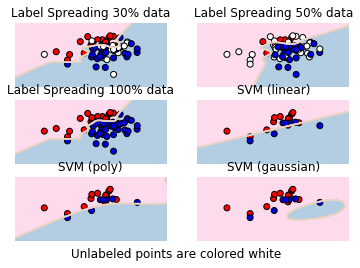

Source code (Python):
#!/usr/bin/env python3
# -*- coding: utf-8 -*-
"""
Created on Sat Feb 22 22:44:58 2020

@author: hteza
"""

# as I can recall from the class
# We have to model SVM with 20 labelled data
# but the label propagation with the full dataset ( except for specified 30% 50% and 100%)

import pandas as pd
import numpy as np
from matplotlib import pyplot as plt
from sklearn import svm
from sklearn.semi_supervised import LabelSpreading

df_colon=pd.read_csv("/Users/hteza/Desktop/Class/RADS602/colon.csv")

#######################################################################

# for propagation
X = df_colon [{'T62947', 'H64807'}]
X = X.to_numpy()
y = df_colon['Class']
y = np.where(y==1,y,0)

rng = np.random.RandomState(0)


y_30 = np.copy(y)
y_30[rng.rand(len(y))<0.3]=-1

y_50 = np.copy(y)
y_50[rng.rand(len(y))<0.5]=-1

# e here is just a blank variable
e = 0
ls30 = (LabelSpreading().fit(X,y_30),y_30,e)
ls50 = (LabelSpreading().fit(X,y_50),y_50,e)
ls100 = (LabelSpreading().fit(X,y),y,e)

#######################################################################

# for SVM
df_sam = df_colon [{'T62947', 'H64807', 'Class'}]

# randomly select 42 samples without replacement
# they will become unlabelled
df_unlab = df_sam.sample(n=42, replace=False, random_state=1)
#df_unlab.to_csv("df_unlabelled_42_before_unlabelling.csv")

# to find out the rest, merge the 42 with original in a new dataframe
# those rows existing on original only means they are not in 42 samples
# they will be labelled

df_lab = pd.merge(df_sam, df_unlab, how='outer', indicator=True)
df_lab = df_lab.loc[df_lab._merge=='left_only',['T62947', 'H64807', 'Class']]
#df_lab.to_csv("df_labelled_20.csv")

X_train = df_lab [{'T62947', 'H64807'}]
X_train = X_train.to_numpy()
y_train = df_lab ['Class']
y_train = np.where(y_train==1,y_train,0)

#X_test = df_unlab [{'T62947', 'H64807'}]
#X_test = X_test.to_numpy()
#y_test = df_unlab ['Class']
#y_test = np.where(y_test==1,y_test,0)

# svm parameters
rbf_svc_lin = (svm.SVC(kernel='linear',gamma=0.5).fit(X_train,y_train),y_train, 'linear')
rbf_svc_poly = (svm.SVC(kernel='poly',gamma=0.5).fit(X_train,y_train),y_train, 'poly')
rbf_svc_rbf = (svm.SVC(kernel='rbf',gamma=0.5).fit(X_train,y_train),y_train, 'gaussian')

#######################################################################

# mesh
h = 0.02
x_min, x_max = X[:, 0].min() - 1, X[:, 0].max() + 1 
y_min, y_max = X[:, 1].min() - 1, X[:, 1].max() + 1 
xx, yy = np.meshgrid(np.arange(x_min, x_max, h), 
                     np.arange(y_min, y_max, h))

# titles
titles = ['Label Spreading 30% data', 
          'Label Spreading 50% data', 
          'Label Spreading 100% data']

# -1 for unlabelled, 0 for negative, 1 for positive
color_map = {-1: (1, 1, 1), 
             0: (0, 0, 0.9), 
             1: (1, 0, 0)}

for i, (clf, y_train, svm_type) in enumerate((ls30, ls50, ls100, rbf_svc_lin, rbf_svc_poly, rbf_svc_rbf)):
    plt.subplot(3, 2, i + 1)
    if i<3:
        Z = clf.predict(np.c_[xx.ravel(), yy.ravel()])
        Z = Z.reshape(xx.shape)
        contour_opts = {'levels': 2,
                        'cmap': plt.cm.Pastel1}
        plt.contourf(xx, yy, Z, **contour_opts) 
        plt.contour(xx, yy, Z, **contour_opts) 
        plt.axis('off')
        colors = [color_map[y] for y in y_train]
        plt.scatter(X[:, 0], X[:, 1], c=colors, edgecolors='black')
        plt.title(titles[i])
    if i>=3:
        kernel = svm_type
        Z = clf.predict(np.c_[xx.ravel(), yy.ravel()])
        Z = Z.reshape(xx.shape)
        contour_opts = {'levels': 2,
                        'cmap': plt.cm.Pastel1}
        plt.contourf(xx, yy, Z, **contour_opts) 
        plt.contour(xx, yy, Z, **contour_opts) 
        plt.axis('off')
        colors = [color_map[y] for y in y_train]
        plt.scatter(X_train[:, 0], X_train[:, 1], c=colors, edgecolors='black')
        plt.title('SVM ('+ kernel+')')
    i=i+1
        
plt.suptitle("Unlabeled points are colored white", y=0.1)
plt.show()
